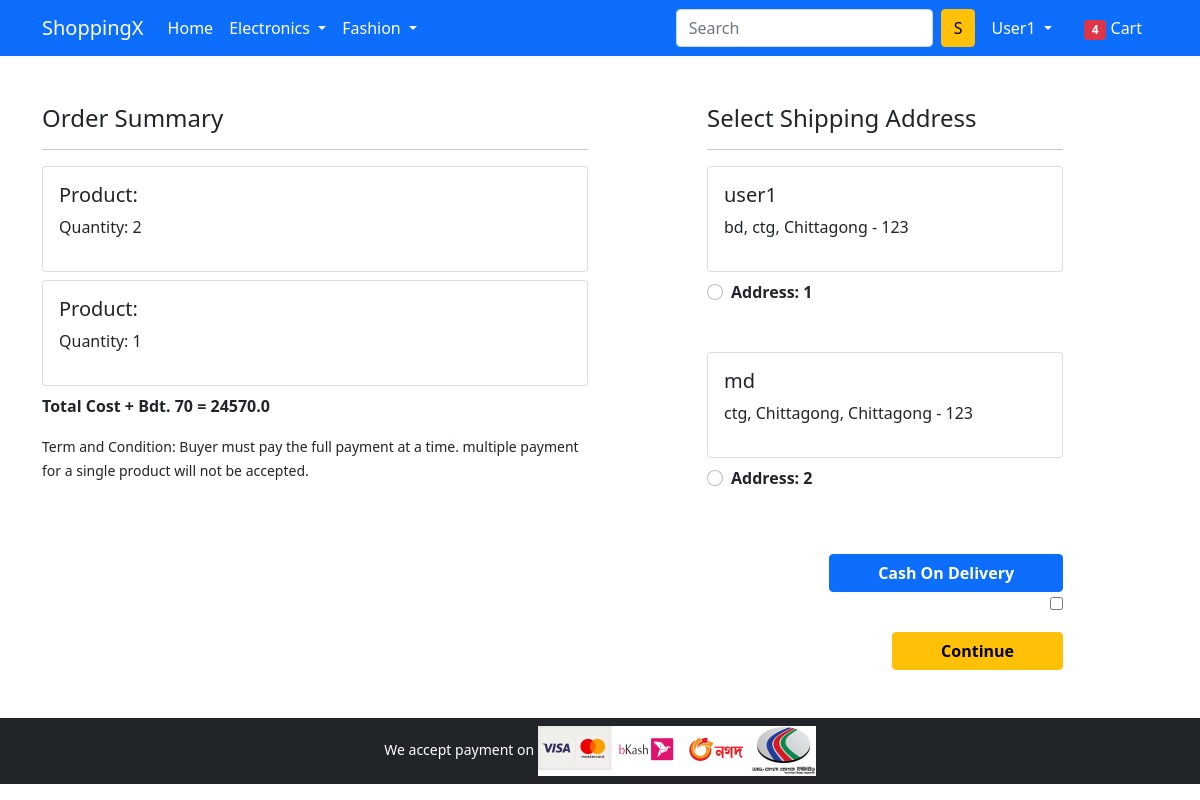
/checkout/ (signed in), run on an earlier commit of the app's database.
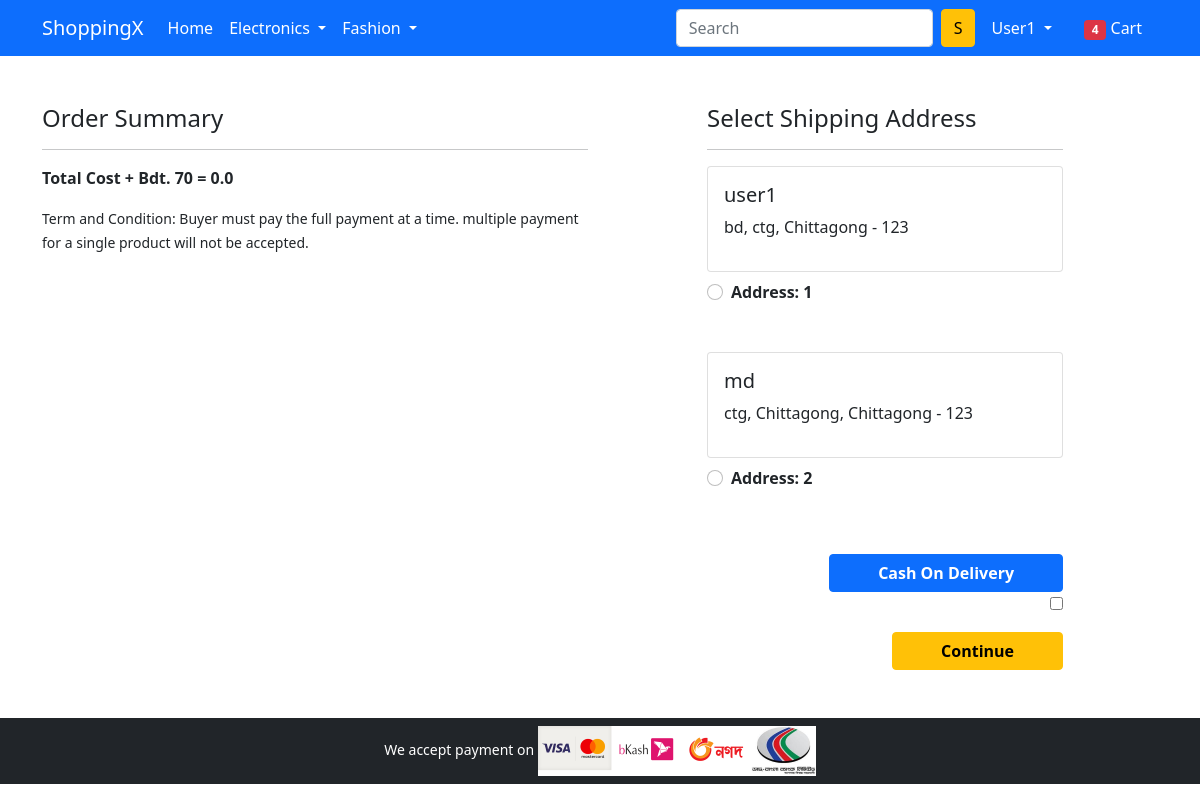
And on a later commit of the database.
### app/models.py (models this page shows, shortened)
class Cart(models.Model):
 user = models. ForeignKey (User, on_delete=models.CASCADE)
 product = models. ForeignKey(Product, on_delete=models.CASCADE)
 quantity = models.PositiveIntegerField(default=1)

class Customer(models.Model):
    user = models.ForeignKey(User, on_delete=models.CASCADE)
    name = models.CharField(max_length=200)
    locality = models.CharField(max_length=200)
    city = models.CharField(max_length=50)
    zipcode = models. IntegerField()
    state = models.CharField(choices=STATE_CHOICES, max_length=50)

### app/views.py (the view)
# urls.py: path('checkout/', views.checkout, name='checkout'),
def checkout(request):
    user = request.user
    add = Customer.objects.filter(user=user)
    cart_items = Cart.objects.filter(user=user)
    amount = 0.0
    shipping_amount = 70.0
    totalamount = 0.0
    cart_product = [p for p in Cart.objects.all() if p.user == request.user]
    if cart_product:
        for p in cart_product:
            tempamount = (p.quantity * p.product.discounted_price)
            amount += tempamount
        totalamount = amount + shipping_amount
    return render(request, 'app/checkout.html', {'add':add, 'totalamount':totalamount, 'cart_items':cart_items})

### app/templates/app/checkout.html (shortened to what this page needs)
{% extends 'app/base.html' %}
{% load static %}
{% block main-content %}
<div class="container">
 <div class="row mt-5">
  <div class="col-sm-6">
    <h4>Order Summary</h4>
    <hr>
    {% for item in cart_items %}
      <div class="card mb-2">
        <div class="card-body">
          <h5>Product: {{item.prodcut.title}}</h5>
          <p>Quantity: {{item.quantity}}</p>
        </div>
      </div>
      {% endfor %}
      <p class="fw-bold">Total Cost + Bdt. 70 = {{totalamount}}</p>
    <small>Term and Condition: Buyer must pay the full payment at a time. multiple payment for a single product will not be accepted.</small>
  </div>
  <div class="col-sm-4 offset-sm-1">
    <h4>Select Shipping Address</h4>
    <hr>
    <form action="">
    {% for ad in add %}
      <div class="card">
        <div class="card-body">
        <h5>{{ad.name}}</h5>
        <p>{{ad.locality}}, {{ad.city}}, {{ad.state}} - {{ad.zipcode}}</p>
        </div>
      </div>
        <div class="form-check mt-2 mb-5">
          <input class="form-check-input" type="radio" value="">
          <label class="form-check-label fw-bold" for="">
            Address: {{forloop.counter}} </label>
        </div>
        {% endfor %}
        <div class="text-end">
          <button type="submit" class="btn btn-primary mt-3 px-5 fw-bold">Cash On Delivery</button>
        </div>
        <div class="text-end">
          <input type="checkbox" id="vehicle2" name="" value="  ">
        </div>
        <div class="text-end">
          <button type="submit" class="btn btn-warning mt-3 px-5 fw-bold">Continue</button>
        </div>
      </form>
    </div>
  </div>
</div>
{% endblock main-content %}

What changed in the data, as far as the page shows it:
removed Cart: quantity "2"
removed Cart: quantity "1"
Also different on the page:
{{ totalamount }}: "24570.0" → "0.0"
